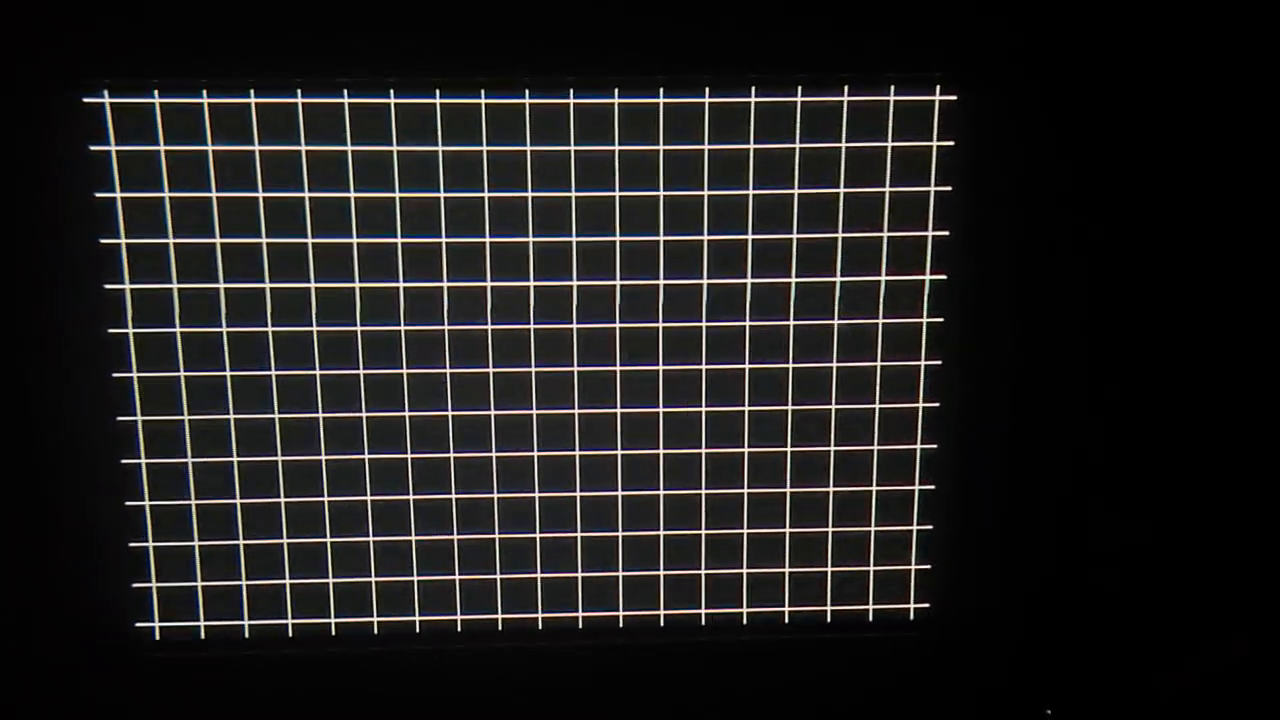
#> input picture frame 24 of A32Test1.mp4, 1280 x 720 px, given in place of A32Real1.mp4, which was not available
$ python Test2.py
#> lines starting #> are read from the running program, lines starting #| are printed output that depends on the picture; after the words box and inside, x2 and y2 are one past the last pixel; in counts of white or black regions, pixels touching at a corner belong together; pictures that were not available may be replaced by others from this repository, and a replacement may not be noted

import cv2
import numpy as np

def find_squares(image_path):
    # Load image and convert to grayscale
    image = cv2.imread(image_path)
    gray = cv2.cvtColor(image, cv2.COLOR_BGR2GRAY)

    # Apply Gaussian blur
    blurred = cv2.GaussianBlur(gray, (7, 7), 0)
    cv2.imshow("Blur", blurred)

    # Define a list of adaptive threshold parameters to try
    threshold_params = [(11, 2), (13, 4), (15, 6)]

    for block_size, c in threshold_params:
        # Apply adaptive thresholding
        thresh = cv2.adaptiveThreshold(blurred, 255, cv2.ADAPTIVE_THRESH_GAUSSIAN_C, cv2.THRESH_BINARY_INV, block_size, c)

        kernel = np.ones((2, 2), np.uint8)
        thresh = cv2.morphologyEx(thresh, cv2.MORPH_CLOSE, kernel)

        thresh = cv2.erode(thresh, kernel, iterations=2)
        #thresh = cv2.dilate(thresh, kernel, iterations=1)

        cv2.imshow("Thresh", thresh)

        # Find contours in the thresholded image
        contours, _ = cv2.findContours(thresh, cv2.RETR_EXTERNAL, cv2.CHAIN_APPROX_SIMPLE)

        # Filter contours to find squares
        squares = []
        for cnt in contours:
            # Approximate contour shape
            epsilon = 0.02 * cv2.arcLength(cnt, True)
            approx = cv2.approxPolyDP(cnt, epsilon, True)

            # Check if the contour has 4 vertices, is convex, and has a relatively large area
            if len(approx) == 4 and cv2.isContourConvex(approx) and cv2.contourArea(approx) > 250 and cv2.contourArea(approx) < 10000:
                squares.append(approx)

        # If enough squares are found, stop searching
        if len(squares) >= 16:
            break

    return squares

def group_squares_into_rows(squares, tolerance=10):
    squares_by_y = sorted(squares, key=lambda x: cv2.boundingRect(x)[1])
    rows = []
    current_row = []
    last_y = None

    for square in squares_by_y:
        y = cv2.boundingRect(square)[1]
        if last_y is None or abs(y - last_y) <= tolerance:
            current_row.append(square)
        else:
            current_row.sort(key=lambda x: cv2.boundingRect(x)[0])
            rows.append(current_row)
            current_row = [square]
        last_y = y

    if current_row:
        current_row.sort(key=lambda x: cv2.boundingRect(x)[0])
        rows.append(current_row)

    return rows

# [16 lines left out: function single_frame, not called in this run]

def main_webcam():
    # Open the webcam
    cap = cv2.VideoCapture("c:/Users/12247/Desktop/GeomAI-Test/A32Real1.mp4")

    if not cap.isOpened():
        print("Error: Unable to open the webcam.")
        return

    frame_width = int(cap.get(3))
    frame_height = int(cap.get(4))

    size = (frame_width, frame_height)

    result = cv2.VideoWriter('c:/Users/12247/Desktop/GeomAI-Test/output.avi', cv2.VideoWriter_fourcc(*'MJPG'),30, size)

    while True:
        # Capture frame-by-frame
        ret, frame = cap.read()
#> frame is the input picture: shape (720, 1280, 3); mean B, G, R 28.3, 28.4, 29.4

        # Check if the frame was successfully captured
        if not ret:
            print("Error: Unable to read the frame.")
            break

        # Save the captured frame as an image
        cv2.imwrite("temp_frame.jpg", frame)

        # Process the image to find squares
        squares = find_squares("temp_frame.jpg")
#> the loop in find_squares, `for block_size, c in threshold_params:` made 1 pass
#> pass 1, in find_squares, `thresh = cv2.adaptiveThreshold(blurred, 255, cv2.ADAPTIVE_THRESH_GAUSS..`:
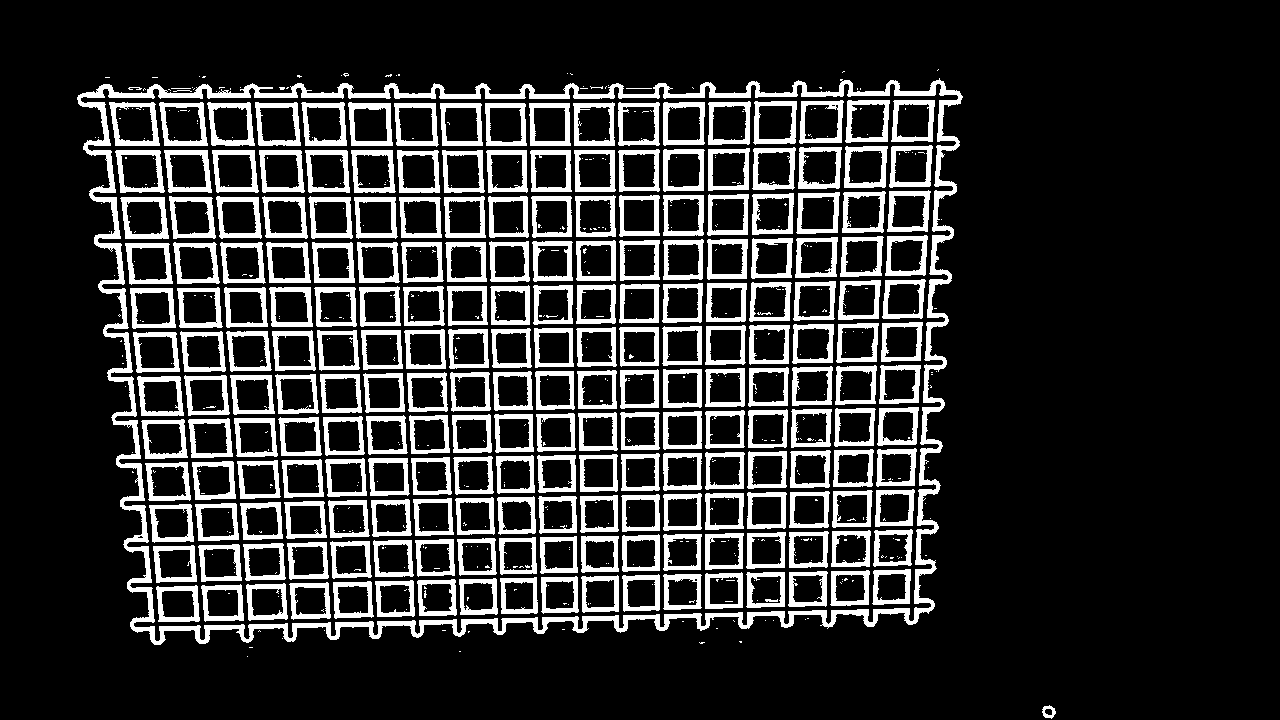
#> thresh: shape (720, 1280); 17.8% white; 669 white regions (446 under 20 px), largest, box (x1, y1, x2, y2) and area: (77, 78, 963, 645) 21133, (207, 102, 255, 146) 806, (109, 102, 160, 146) 804
#> pass 1, in find_squares, `thresh = cv2.erode(thresh, kernel, iterations=2)`:
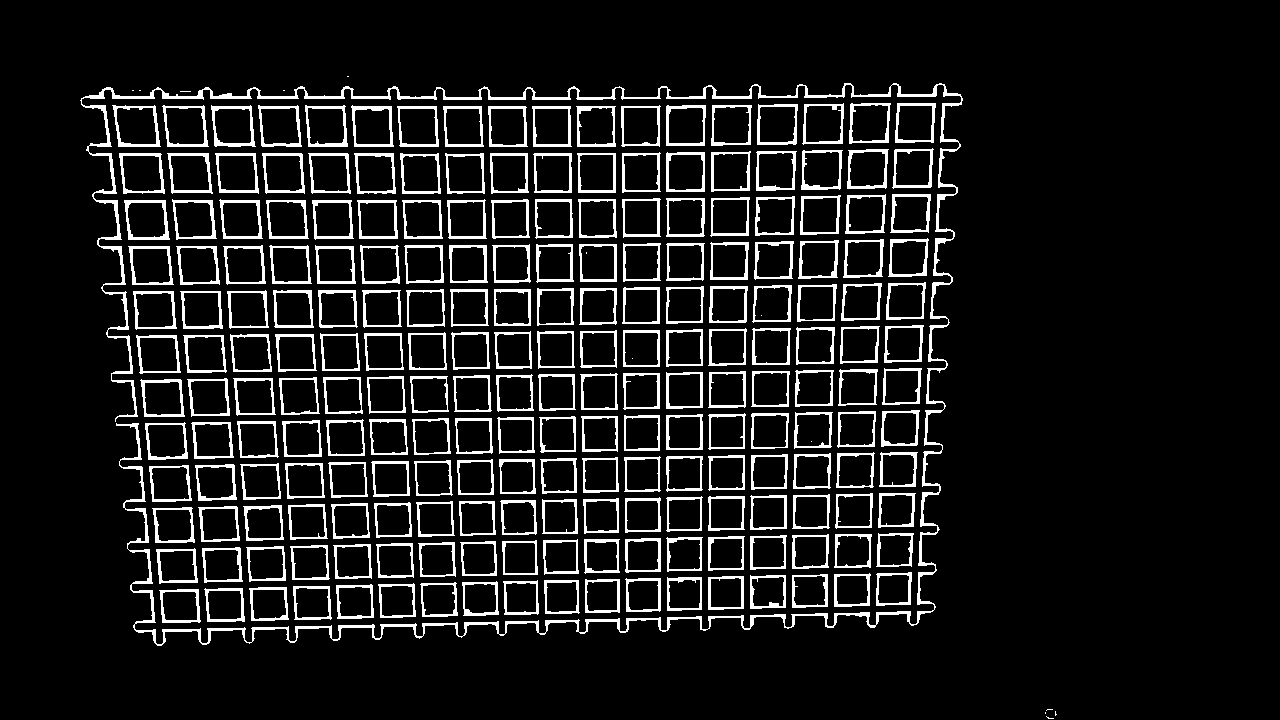
#> thresh: shape (720, 1280); 9.7% white; 230 white regions (13 under 20 px)
#> squares = 216 contours; largest, box (x1, y1, x2, y2) and area: (112, 105, 161, 147) 1722, (162, 105, 209, 147) 1663, (119, 153, 165, 194) 1640, (167, 153, 213, 194) 1620, (211, 105, 256, 147) 1620

        # Group squares into rows and sort them from left to right
        square_matrix = group_squares_into_rows(squares)
#> in group_squares_into_rows, `squares_by_y = sorted(squares, key=lambda x: cv2.boundingRect(x)[1])`: squares_by_y has the same summary as squares in main_webcam
#> the loop in group_squares_into_rows, `for square in squares_by_y:` made 216 passes
#> (y, current_row, last_y) on passes 19, 37, 55: (149, [[[888, 149], [848, 150], [847, 188], [885, 188]]], 149), (194, [[[892, 194], [890, 232], [928, 232], [930, 194]]], 194), (239, [[[883, 239], [845, 240], [843, 277], [882, 276]]], 239)
#> after the loop in group_squares_into_rows, `for square in squares_by_y:`: rows = 11 items
#> square_matrix = 12 items

        # Draw the squares on the frame and display it
        for row in square_matrix:
            for square in row:
                cv2.drawContours(frame, [square], -1, (0, 255, 0), 2)
                cv2.imshow("Webcam Output", frame)
#> this loop made 12 passes
#> pass 1, in main_webcam, `cv2.imshow("Webcam Output", frame)`:
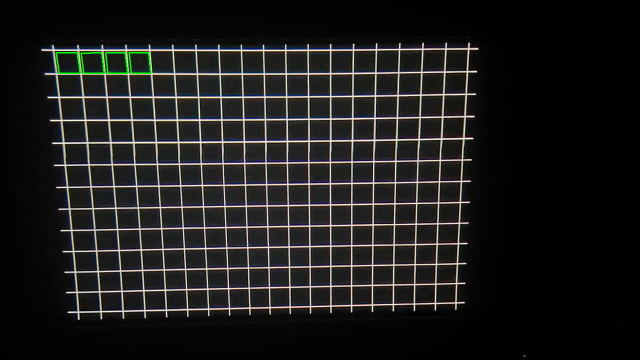
#> window 'Webcam Output': shape (720, 1280, 3) (shown at 1/2 size); mean B, G, R 28.1, 28.8, 29.3
#> after the loop:
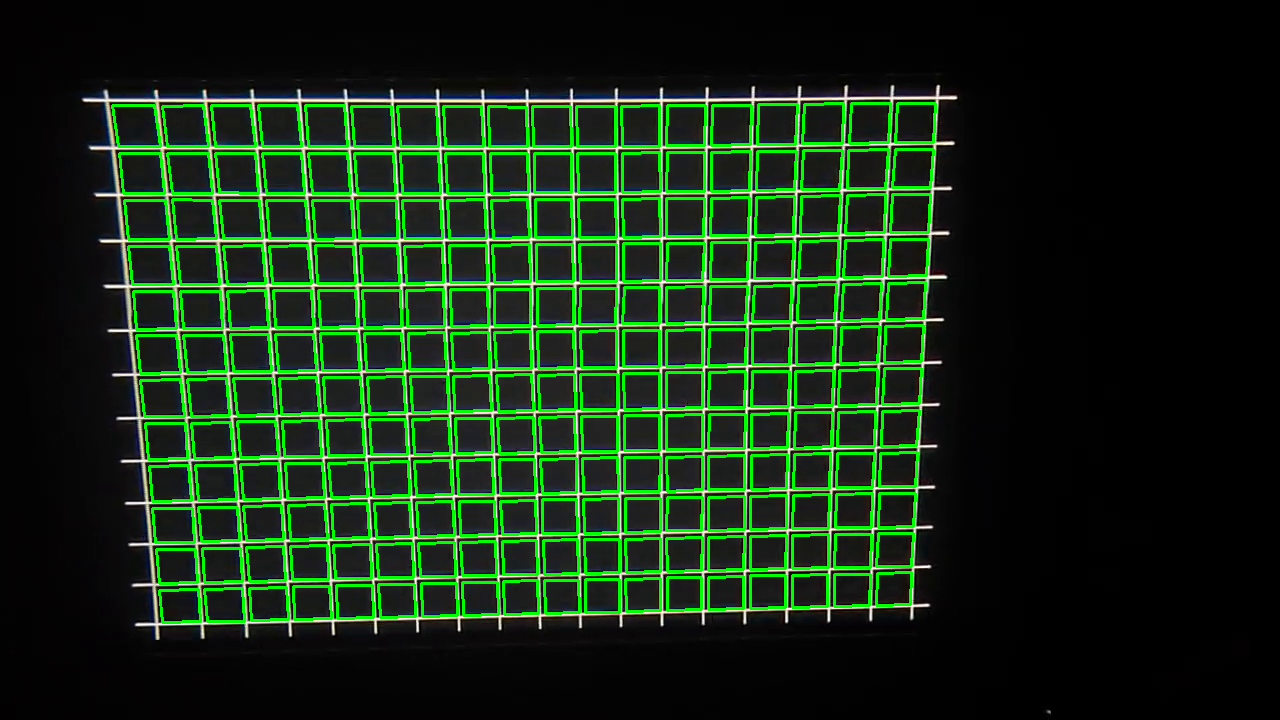
#> frame: shape (720, 1280, 3); 10.13% of pixels changed, all inside (x1, y1, x2, y2) = (111, 102, 937, 624)

        #cv2.waitKey(0)

        cv2.imshow("Webcam Output", frame)

        result.write(frame)

        # Break the loop when the 'q' key is pressed
        if cv2.waitKey(1) & 0xFF == ord("q"):
#> (key q is pressed here)
            break

    # Release the video capture and close all windows
    cap.release()
    result.release()
    cv2.destroyAllWindows()

if __name__ == "__main__":
    main_webcam()
    #single_frame()

$ run again, starting later in the video
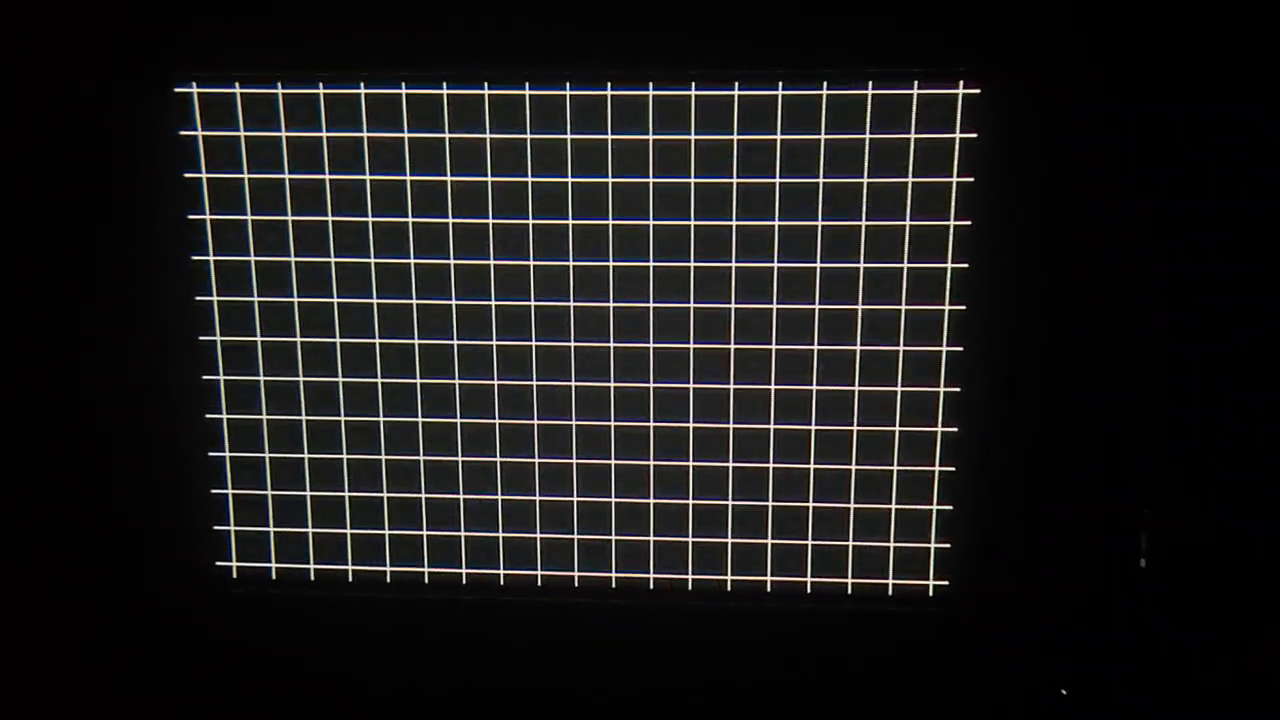
#> input picture frame 110 of A32Test1.mp4, 1280 x 720 px, given in place of A32Real1.mp4, which was not available
#> in main_webcam, frame is the input picture: shape (720, 1280, 3); mean B, G, R 24.7, 24.5, 25.2
#> the loop in find_squares, `for block_size, c in threshold_params:` made 1 pass
#> pass 1, in find_squares, `thresh = cv2.erode(thresh, kernel, iterations=2)`:
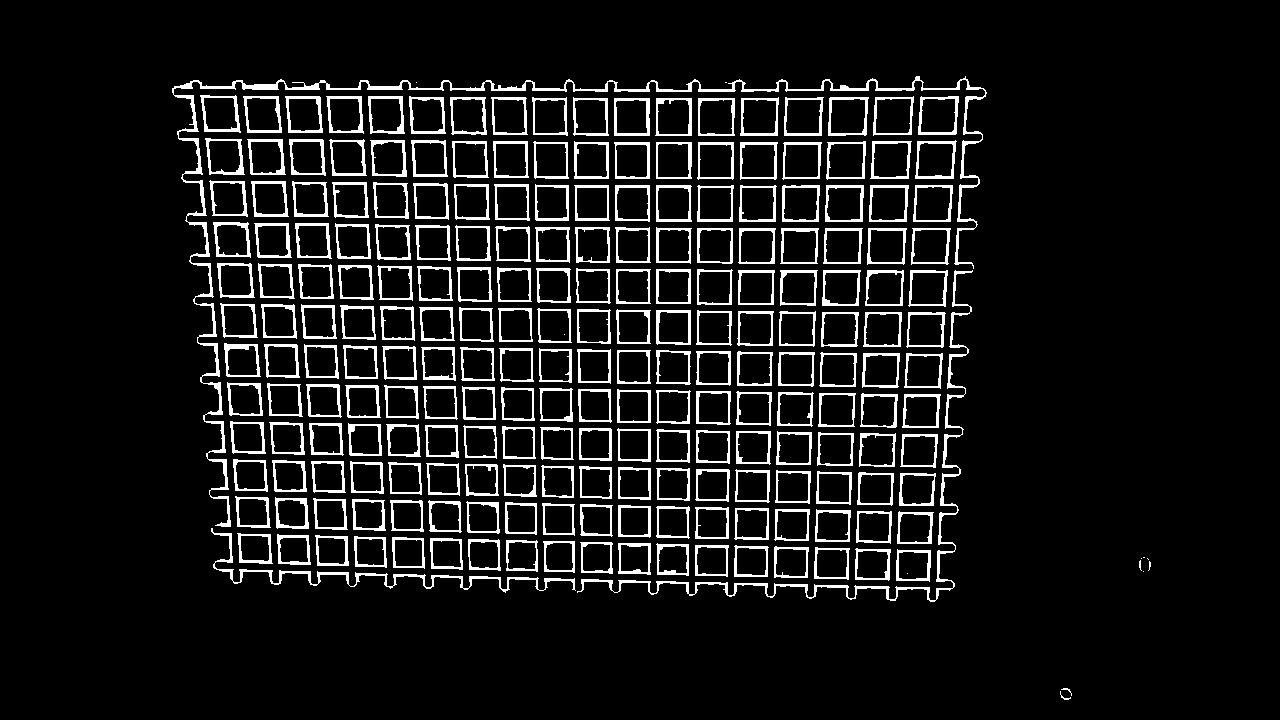
#> thresh: shape (720, 1280); 8.7% white; 231 white regions (10 under 20 px)
#> squares = 216 contours; largest, box (x1, y1, x2, y2) and area: (873, 96, 914, 136) 1442, (828, 97, 869, 136) 1425, (784, 97, 824, 136) 1425, (870, 141, 912, 179) 1424, (915, 141, 957, 179) 1424
#> squares_by_y has the same summary as squares in main_webcam
#> the loop in group_squares_into_rows, `for square in squares_by_y:` made 216 passes
#> (y, current_row, last_y) on passes 19, 37, 55: (138, [[[205, 138], [209, 174], [244, 174], [241, 139]]], 138), (181, [[[292, 181], [294, 216], [328, 216], [326, 182]]], 181), (222, [[[213, 222], [216, 256], [250, 257], [247, 222]]], 222)
#> after the loop in group_squares_into_rows, `for square in squares_by_y:`: rows = 11 items
#> square_matrix = 12 items
#> the loop in main_webcam, `for row in square_matrix:` made 12 passes
#> after the loop in main_webcam, `for row in square_matrix:`:
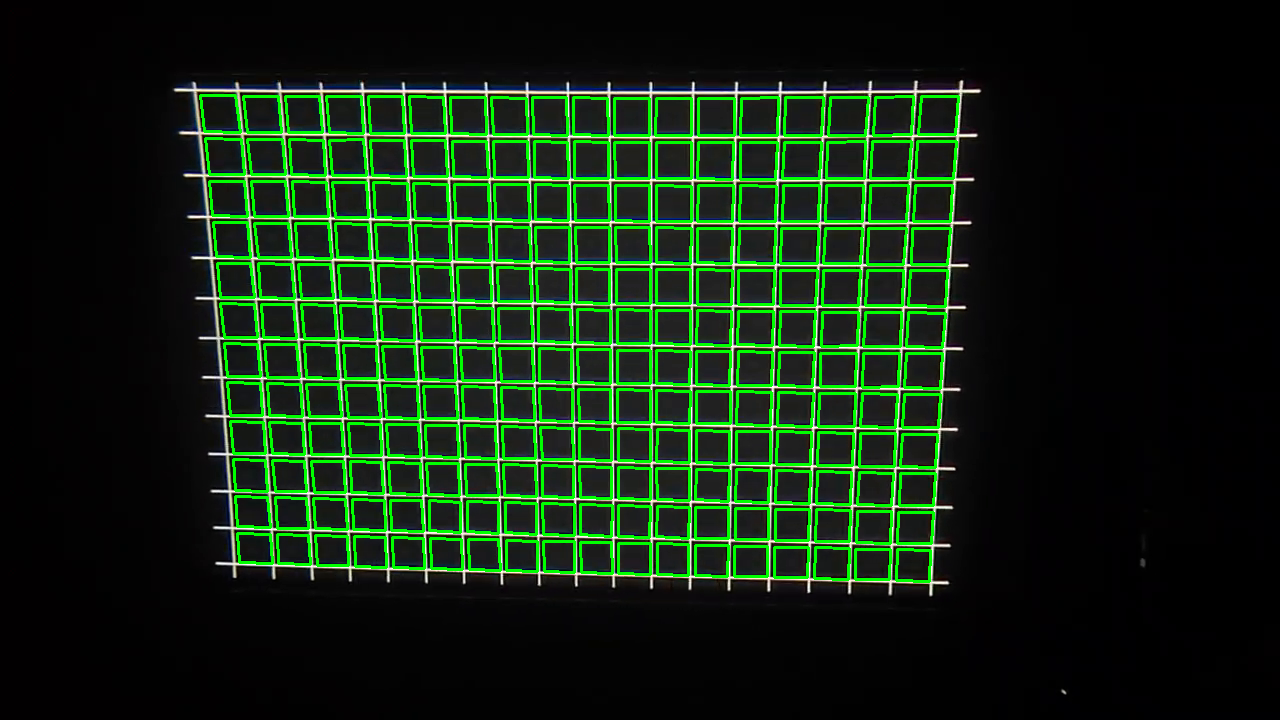
#> frame: shape (720, 1280, 3); 9.29% of pixels changed, all inside (x1, y1, x2, y2) = (199, 94, 960, 583)
